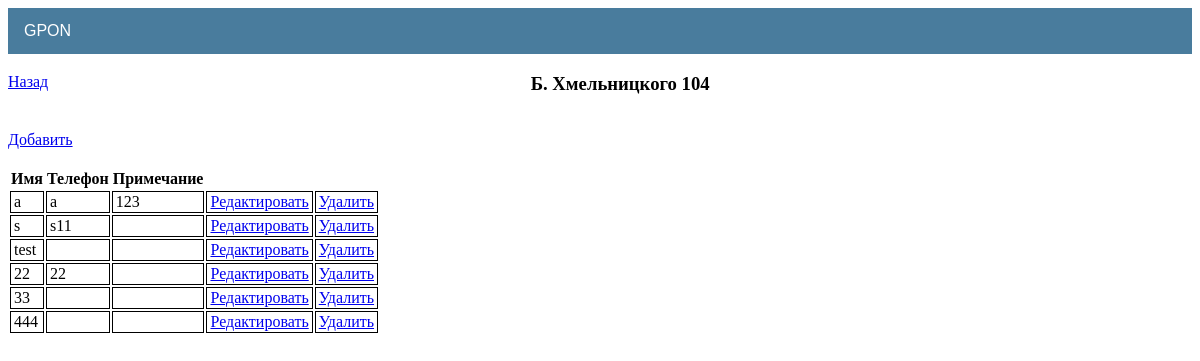
The page /contacts/address/b-khmelnitskogo-103 on the database its author committed.
### phonebook/models.py (models this page shows, shortened)
class Address(models.Model):
    name = models.CharField(max_length=50, unique=True)
    slug = models.SlugField(max_length=100, unique=True, verbose_name='URL')

class Contact(models.Model):
    address = models.ForeignKey(Address, on_delete=models.CASCADE, verbose_name='Адрес')
    name = models.CharField(max_length=50, blank=True, verbose_name='Имя')
    phone = models.CharField(max_length=50, blank=True, verbose_name='Телефон')
    note = models.CharField(max_length=100, blank=True, verbose_name='Примечание')

### phonebook/views.py (the view)
# urls.py: path('address/<slug:slug>', AddressDetail.as_view(), name='address_detail'),
class AddressDetail(DetailView):
    model = Address
    template_name = 'phonebook/address_detail.html'
    def get_context_data(self, **kwargs):
        context = super().get_context_data(**kwargs)
        context['address_detail'] = Address.objects.get(slug=self.kwargs.get('slug'))
        context['contact_list'] = Contact.objects.filter(address=Address.objects.get(
            slug=self.kwargs.get('slug')))
        return context

### templates/phonebook/address_detail.html
{% extends 'default.html' %}
{% block content %}
<div>
    <a style="text-align: left; float: left" href="{% url 'address_list' %}">Назад</a>
    {%  block address_detail %}
    <h3 style="text-align: center">{{ address.name }}</h3>
    {% endblock %}
</div>
<br>
<div>
    <a href="{% url 'contact_add' address.slug %}">Добавить</a>
</div>
<br>
{%  if contact_list %}
<table>
    <tr>
        <th>
            Имя
        </th>
        <th>
            Телефон
        </th>
        <th>
            Примечание
        </th>
        <th>
        </th>
    </tr>
{% for contact in contact_list %}
    <tr>
        <td>
            {{ contact.name }}
        </td>
        <td>
            {{ contact.phone }}
        </td>
        <td>
            {{ contact.note }}
        </td>
        <td>
            <a href="{% url 'contact_update' address.slug contact.pk %}">Редактировать</a>
        </td>
        <td>
            <a href="{% url 'contact_delete' address.slug contact.pk %}">Удалить</a>
        </td>
    </tr>
{% endfor %}
</table>
{%  else %}
<h1></h1>
{% endif %}
{% endblock content %}

### static/css/default.css (style rules this page uses)
.table_default th, td { position: relative; border: 1px solid black; padding: 5px; word-wrap:break-word; }
.table_detail th, td { position: relative; border: 1px solid black; padding: 5px; word-wrap:break-word; }
.table_gpon th, td { border: 1px solid black; padding: 1px 3px; word-wrap:break-word; }

### rows shown on the page
Address: name "Б. Хмельницкого 104"
Contact: name "a", phone "a", note "123"
Contact: name "s", phone "s11"
Contact: name "test"
Contact: name "22", phone "22"
Contact: name "33"
Contact: name "444"
